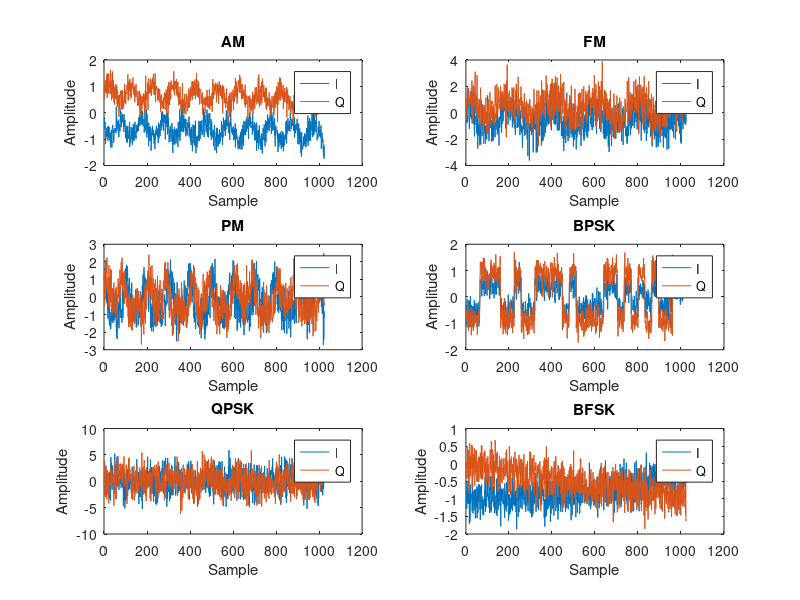

Source code (MATLAB): (Note: this script raises an error after producing the figure.)
%% ===============================
%  Complex Baseband Modulation Generator
%  Production-Ready for CNN Dataset
%  Author: Thabiso
%% ===============================

clc; clear; close all;

%% Parameters
fs = 1000;                % Sampling frequency (Hz)
N = 1024;                 % Samples per frame
t = (0:N-1)/fs;           % Time vector
numSymbols = 32;          % Number of symbols for digital modulations
sps = N/numSymbols;       % Samples per symbol
m = 0.5;                  % AM modulation index
freqDev = 5;              % FM frequency deviation (Hz)
fc = 0;                   % Carrier frequency for AM (set to 0 for baseband)
freqOffset = 0.05;        % Normalized frequency offset
phaseOffset = pi/4;       % Phase offset
numFrames = 1000;         % Number of frames per modulation
SNR_range = [-10 20];     % SNR range for AWGN (dB)

%% Modulation types
modTypes = {'AM','FM','PM','BPSK','QPSK','BFSK'};
numMods = length(modTypes);

%% Preallocate storage
allSignals = zeros(numFrames, N, numMods);

%% Main generation loop
for idxMod = 1:numMods
    for frame = 1:numFrames
        %% Generate smooth analog/digital signals
        switch modTypes{idxMod}
            case 'AM'
                message = sin(2*pi*10*t);               % Smooth 10 Hz tone
                x = (1 + m*message) .* exp(1j*2*pi*fc*t);

            case 'FM'
                message = sin(2*pi*5*t);                % Smooth 5 Hz tone
                phase = 2*pi*freqDev * cumsum(message)/fs;
                x = exp(1j*phase);

            case 'PM'
                message = sin(2*pi*5*t);                % Smooth 5 Hz tone
                x = exp(1j*pi*message);

            case 'BPSK'
                bits = randi([0 1], 1, numSymbols);
                symbols = 2*bits - 1;                   % Map 0->-1, 1->1
                x = repelem(symbols, sps);
                x = exp(1j*pi*(x==1));                  % Phase 0 or pi

            case 'QPSK'
                bits = randi([0 1], 1, 2*numSymbols);  % 2 bits per symbol
                symbolMap = bits(1:2:end)*2 + bits(2:2:end); 
                phases = [0 pi/2 pi 3*pi/2];
                x = repelem(phases(symbolMap+1), sps);
                x = exp(1j*x);

            case 'BFSK'
                bits = randi([0 1], 1, numSymbols);
                f1 = 0.1; f2 = 0.2;                     % Normalized frequencies
                freqs = (bits==0)*f1 + (bits==1)*f2;
                inst_freq = repelem(freqs, sps);
                phase = 2*pi * cumsum(inst_freq)/fs;
                x = exp(1j*phase);
        end

        %% Apply Rayleigh Fading (constant per frame)
        h = (randn + 1j*randn)/sqrt(2);
        x = x * h;

        %% Apply frequency and phase offsets
        x = x .* exp(1j*(2*pi*freqOffset*t + phaseOffset));

        %% Normalize power to unit energy (crucial for CNN)
        x = x / sqrt(mean(abs(x).^2));

        %% Add random AWGN for robustness
        SNR_dB = randi(SNR_range);
        x = awgn(x, SNR_dB, 'measured');

        %% Store signal
        allSignals(frame,:,idxMod) = x;
    end
end

%% Save dataset
save('mod_data.mat', 'allSignals', 'modTypes', 'fs');

%% Example Plot
figure;
for idxMod = 1:numMods
    subplot(3,2,idxMod)
    plot(real(allSignals(1,:,idxMod))); hold on;
    plot(imag(allSignals(1,:,idxMod)));
    title(modTypes{idxMod});
    xlabel('Sample'); ylabel('Amplitude');
    legend('I','Q')
end
sgtitle('Normalized Complex Baseband Signals with Noise')
